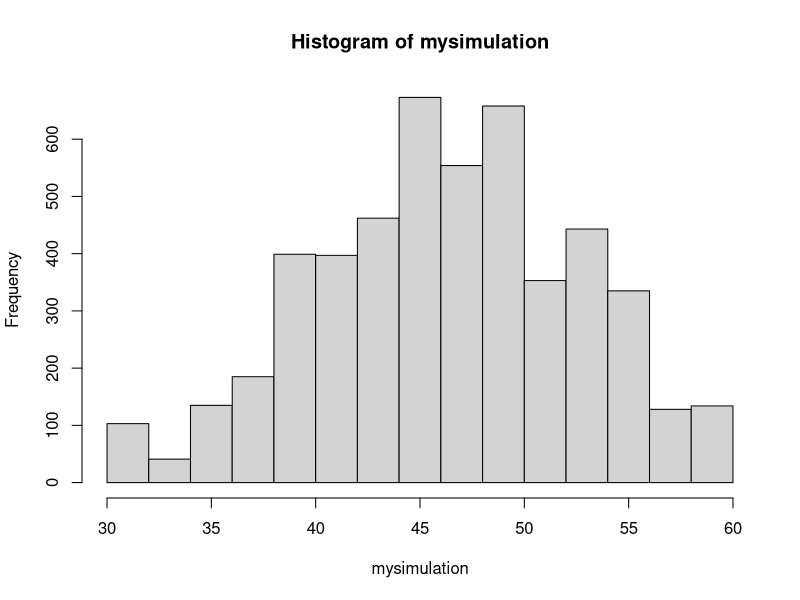

R code for this plot:
# Lesson 1 and Activity 2

x <- c(1,3,4,
       8)
y = c(55, 84, 88, 89)
x
y
lm(y~x)

?lm
?seq

#Examples from Help code:
seq(0, 1, length.out = 11)
seq(stats::rnorm(20)) # effectively 'along'
seq(1, 9, by = 2)     # matches 'end'
seq(1, 9, by = pi)    # stays below 'end'
seq(1, 6, by = 3)
seq(1.575, 5.125, by = 0.05)
seq(17) # same as 1:17, or even better seq_len(17)


z <- 5:10
z
z <- seq(10,20)
z



#----------------------Activity 2----------------------#

all_employees <- c(25, 33, 35, 38, 48, 55, 55, 55, 56, 64)
mean(all_employees)

laidoff <- c(55, 55, 64)
mean(laidoff)



#5
mean(sample(all_employees,3,replace=FALSE))

#6
mean(sample(all_employees,3,replace=FALSE))
mean(sample(all_employees,3,replace=FALSE))
mean(sample(all_employees,3,replace=FALSE))
mean(sample(all_employees,3,replace=FALSE))
mean(sample(all_employees,3,replace=FALSE))
mean(sample(all_employees,3,replace=FALSE))
mean(sample(all_employees,3,replace=FALSE))
mean(sample(all_employees,3,replace=FALSE))
mean(sample(all_employees,3,replace=FALSE))

#Repeating above using the replicate() function
mysimulation <- replicate(10,mean(sample(all_employees,3,replace=FALSE)))
mysimulation

set.seed(2320)
mysimulation <- replicate(10,mean(sample(all_employees,3,replace=FALSE)))
mysimulation

mysimulation <- replicate(5000,mean(sample(all_employees,3,replace=FALSE)))
hist(mysimulation)
table(mysimulation)
(128+134)/5000

sum(mysimulation >= 58)/5000
